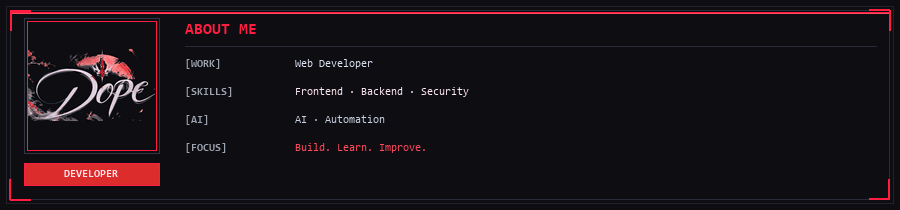
#> input picture assets/dope-bio-v7.gif, 900 x 210 px, given in place of media_1791410551299.png, which was not available
$ python build_smooth_bio.py
#> lines starting #> are read from the running program, lines starting #| are printed output that depends on the picture; after the words box and inside, x2 and y2 are one past the last pixel; in counts of white or black regions, pixels touching at a corner belong together; pictures that were not available may be replaced by others from this repository, and a replacement may not be noted
import os
import math
import numpy as np
from PIL import Image, ImageDraw, ImageFont, ImageFilter, ImageEnhance

def generate_smooth_bio_hud():
    repo_dir = r'C:\Users\Puzzz\.gemini\antigravity\scratch\Dopevibe-profile'
    assets_dir = os.path.join(repo_dir, 'assets')
    os.makedirs(assets_dir, exist_ok=True)

    # Load white Dope image and transform for dark theme
    white_dope_path = r'C:\Users\Puzzz\.gemini\antigravity\brain\a652c583-ed1f-4213-966a-c7803255cc3e\.user_uploaded\media_1791410551299.png'
    white_img = Image.open(white_dope_path).convert('RGB')
#> white_img is the input picture: PIL image 900x210 RGB; mean R, G, B 25.4, 18.6, 23.3
    w, h = white_img.size
#> w = 900; h = 210

    # Crop central calligraphy & crown/sun
    crop_box = (int(w * 0.15), int(h * 0.02), int(w * 0.75), int(h * 0.88))
#> crop_box = (135, 4, 675, 184)
    white_crop = white_img.crop(crop_box)

    # Dark blend: Invert calligraphy to metallic silver/white while preserving red crown & sun
    arr = np.array(white_crop).astype(np.float32)
    r_c, g_c, b_c = arr[:,:,0], arr[:,:,1], arr[:,:,2]
    lum = (0.299*r_c + 0.587*g_c + 0.114*b_c) / 255.0
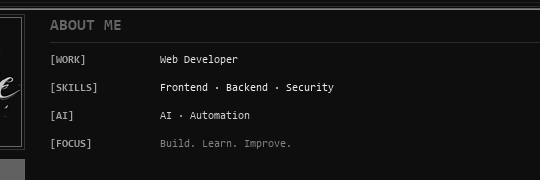
#> lum: shape (180, 540) float32; min 0, max 0.931, mean 0.0764

    is_red = (r_c > g_c * 1.35) & (r_c > b_c * 1.35) & (r_c > 80)
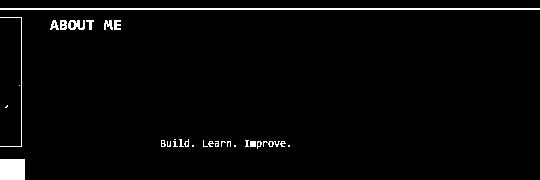
#> is_red: shape (180, 540) bool; 2.6% white; 30 white regions (13 under 20 px), largest, box (x1, y1, x2, y2) and area: (0, 8, 540, 10) 1080, (0, 159, 25, 180) 525, (0, 17, 22, 147) 172

    new_r = np.where(is_red, r_c * 1.1, np.where(lum > 0.82, 10.0, (1.0 - lum) * 235.0 + 10.0))
    new_g = np.where(is_red, g_c * 0.9, np.where(lum > 0.82, 11.0, (1.0 - lum) * 215.0 + 11.0))
    new_b = np.where(is_red, b_c * 0.9, np.where(lum > 0.82, 16.0, (1.0 - lum) * 225.0 + 16.0))

    dark_emblem_np = np.stack([new_r, new_g, new_b], axis=-1)
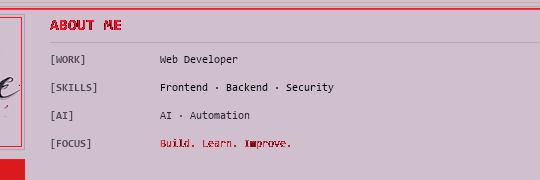
#> dark_emblem_np: shape (180, 540, 3) float32; mean of channels 0, 1, 2 229.8, 207.2, 221.3; drawn with min black and max white
    dark_emblem = Image.fromarray(np.clip(dark_emblem_np, 0, 255).astype(np.uint8))
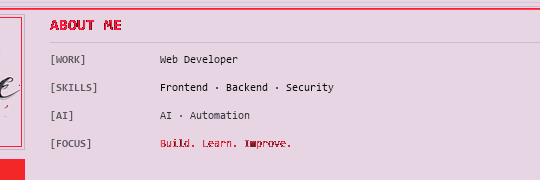
#> dark_emblem: PIL image 540x180 RGB; mean R, G, B 228.6, 206.2, 221.2

    # Fit inside avatar box (size 135x135)
    av_box_size = 135
    target_w = 127
    target_h = int(target_w * (dark_emblem.height / dark_emblem.width))
#> target_h = 42
    if target_h > 127:
        target_h = 127
        target_w = int(target_h * (dark_emblem.width / dark_emblem.height))

    emblem_resized = dark_emblem.resize((target_w, target_h), Image.Resampling.LANCZOS)
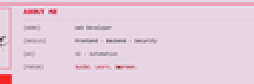
#> emblem_resized: PIL image 127x42 RGB (shown 2 times larger); mean R, G, B 228.6, 206.3, 221.3

    bio_w = 900
    bio_h = 210  # Compact, perfectly proportioned height
    num_frames = 36
    bio_frames = []

    try:
        f_mono_bold = ImageFont.truetype(r'C:\Windows\Fonts\consolab.ttf', 11)
        f_mono = ImageFont.truetype(r'C:\Windows\Fonts\consola.ttf', 11)
        f_header = ImageFont.truetype(r'C:\Windows\Fonts\consolab.ttf', 16)
    except Exception:
        f_mono_bold = ImageFont.load_default()
        f_mono = f_mono_bold
        f_header = f_mono_bold

    print("Synthesizing Bio HUD with ABOUT ME and custom field specs...")
    for f in range(num_frames):
        t = f / float(num_frames)
        pulse = 0.5 + 0.5 * math.sin(t * 2 * math.pi)

        bframe = Image.new('RGBA', (bio_w, bio_h), (9, 9, 13, 255))
        bdraw = ImageDraw.Draw(bframe)

        # Subtle dark gothic HUD grid
        for gx in range(20, bio_w - 20, 40):
            bdraw.line([(gx, 10), (gx, bio_h - 10)], fill=(16, 17, 24, 255), width=1)
        for gy in range(20, bio_h - 10, 40):
            bdraw.line([(10, gy), (bio_w - 10, gy)], fill=(16, 17, 24, 255), width=1)

        # Top Scanning Laser Beam
        scan_y = int(12 + (bio_h - 24) * t)
        for sx in range(bio_w - 20):
            prog = sx / float(bio_w - 20)
            int_scan = math.sin(prog * math.pi) ** 1.5
            bdraw.point((10 + sx, scan_y), fill=(255, 30, 66, int(130 * int_scan)))
            if scan_y + 1 < bio_h - 10:
                bdraw.point((10 + sx, scan_y + 1), fill=(255, 80, 100, int(50 * int_scan)))

        # Outer Card Border & Corners
        bdraw.rectangle([6, 6, bio_w - 7, bio_h - 7], outline=(28, 30, 40, 255), width=1)
        bdraw.rectangle([10, 10, bio_w - 11, bio_h - 11], outline=(42, 45, 58, 255), width=1)

        # Glowing crimson corner brackets
        corner_c = (255, 30, 66, int(190 + 65 * pulse))
        bdraw.line([(10, 10), (10 + 20, 10)], fill=corner_c, width=2)
        bdraw.line([(10, 10), (10, 10 + 20)], fill=corner_c, width=2)
        bdraw.line([(bio_w - 11, 10), (bio_w - 11 - 20, 10)], fill=corner_c, width=2)
        bdraw.line([(bio_w - 11, 10), (bio_w - 11, 10 + 20)], fill=corner_c, width=2)
        bdraw.line([(10, bio_h - 11), (10 + 20, bio_h - 11)], fill=corner_c, width=2)
        bdraw.line([(10, bio_h - 11), (10, bio_h - 11 - 20)], fill=corner_c, width=2)
        bdraw.line([(bio_w - 11, bio_h - 11), (bio_w - 11 - 20, bio_h - 11)], fill=corner_c, width=2)
        bdraw.line([(bio_w - 11, bio_h - 11), (bio_w - 11, bio_h - 11 - 20)], fill=corner_c, width=2)

        # Avatar Frame
        av_box_x = 24
        av_box_y = 18
        bdraw.rectangle([av_box_x, av_box_y, av_box_x + av_box_size, av_box_y + av_box_size], outline=(48, 52, 68, 255), fill=(10, 11, 16, 255), width=1)
        bdraw.rectangle([av_box_x + 3, av_box_y + 3, av_box_x + av_box_size - 3, av_box_y + av_box_size - 3], outline=(255, 30, 66, int(100 + 60 * pulse)), width=1)

        # Paste Calligraphy Emblem
        epx = av_box_x + (av_box_size - target_w) // 2
        epy = av_box_y + (av_box_size - target_h) // 2
        bframe.paste(emblem_resized, (epx, epy))

        # Tag below avatar: DEVELOPER
        tag_y = av_box_y + av_box_size + 10
        bdraw.rectangle([av_box_x, tag_y, av_box_x + av_box_size, tag_y + 22], fill=(220, 38, 38, 35), outline=(255, 30, 66, 160))
        tag_str = "DEVELOPER"
        tag_tx = av_box_x + (av_box_size - draw_text_width(bdraw, tag_str, f_mono_bold)) // 2
        bdraw.text((tag_tx, tag_y + 5), tag_str, fill=(255, 230, 235, 255), font=f_mono_bold)

        # Right Side: Terminal Data
        rx = 185
        ry = 22

        # Header Bar: ABOUT ME
        bdraw.text((rx, ry), "ABOUT ME", fill=(255, 30, 66, 255), font=f_header)
        bdraw.line([(rx, ry + 24), (bio_w - 24, ry + 24)], fill=(40, 44, 56, 255), width=1)

        fields = [
            ("WORK", "Web Developer", (220, 225, 235)),
            ("SKILLS", "Frontend · Backend · Security", (255, 230, 235)),
            ("AI", "AI · Automation", (200, 210, 225)),
            ("FOCUS", "Build. Learn. Improve.", (255, 75, 95))
        ]

        fy = ry + 36
        for label, val, val_col in fields:
            bdraw.text((rx, fy), f"[{label}]", fill=(160, 165, 180, 240), font=f_mono_bold)
            bdraw.text((rx + 110, fy), val, fill=val_col, font=f_mono)
            fy += 28

        bquant = bframe.convert('RGB').quantize(colors=160, method=Image.Resampling.LANCZOS, dither=Image.Dither.FLOYDSTEINBERG)
        bio_frames.append(bquant)
#> this loop made 36 passes
#> pass 1, in generate_smooth_bio_hud, `bquant = bframe.convert('RGB').quantize(colors=160, method=Image.Resam..`:
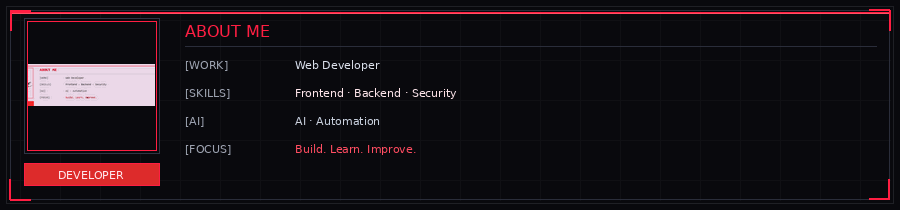
#> bquant: PIL image 900x210 P; mean R, G, B 25.3, 18.3, 23.3
#> after the loop:
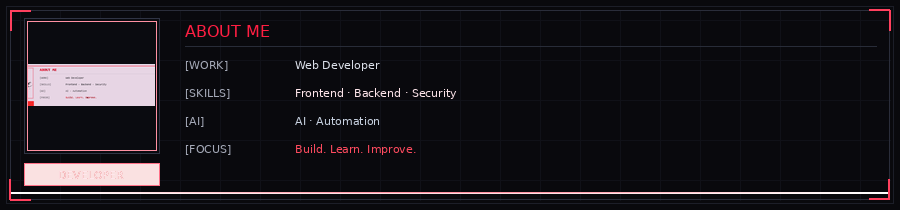
#> bframe: PIL image 900x210 RGBA; mean R, G, B, A 25.2, 18.3, 23.5, 249.4; transparent parts drawn white
#> after the loop, bio_frames = 36 items

    out_path = os.path.join(assets_dir, 'dope-bio-v7.gif')
    bio_frames[0].save(out_path, save_all=True, append_images=bio_frames[1:], duration=55, loop=0, optimize=True)
    print(f"Updated Bio HUD saved to {out_path} ({os.path.getsize(out_path) / 1024.0:.1f} KB)")

def draw_text_width(draw, text, font):
    bbox = draw.textbbox((0, 0), text, font=font)
    return bbox[2] - bbox[0]

if __name__ == '__main__':
    generate_smooth_bio_hud()
